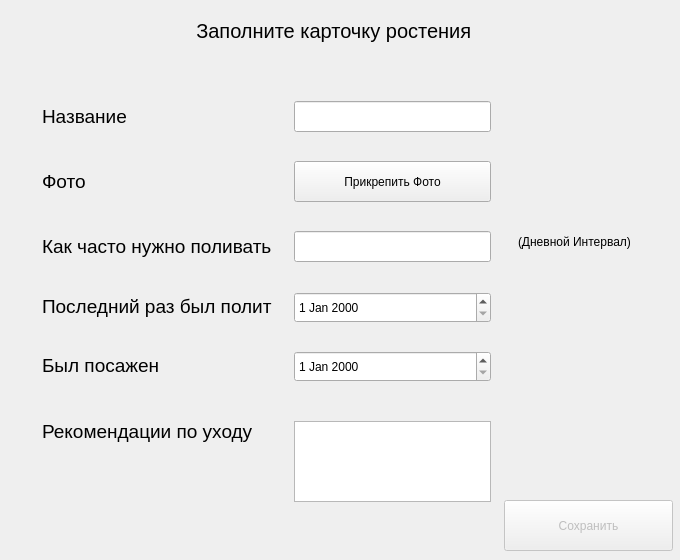
<?xml version="1.0" encoding="UTF-8"?>
<ui version="4.0">
 <class>Form</class>
 <widget class="QWidget" name="Form">
  <property name="geometry">
   <rect>
    <x>0</x>
    <y>0</y>
    <width>680</width>
    <height>560</height>
   </rect>
  </property>
  <property name="sizePolicy">
   <sizepolicy hsizetype="Fixed" vsizetype="Fixed">
    <horstretch>0</horstretch>
    <verstretch>0</verstretch>
   </sizepolicy>
  </property>
  <property name="minimumSize">
   <size>
    <width>680</width>
    <height>560</height>
   </size>
  </property>
  <property name="maximumSize">
   <size>
    <width>680</width>
    <height>560</height>
   </size>
  </property>
  <property name="windowTitle">
   <string>Form</string>
  </property>
  <widget class="QLineEdit" name="name_input">
   <property name="geometry">
    <rect>
     <x>294</x>
     <y>101</y>
     <width>197</width>
     <height>31</height>
    </rect>
   </property>
   <property name="font">
    <font>
     <pointsize>14</pointsize>
    </font>
   </property>
   <property name="text">
    <string/>
   </property>
  </widget>
  <widget class="QLabel" name="label">
   <property name="geometry">
    <rect>
     <x>42</x>
     <y>101</y>
     <width>253</width>
     <height>31</height>
    </rect>
   </property>
   <property name="font">
    <font>
     <pointsize>14</pointsize>
    </font>
   </property>
   <property name="text">
    <string>Название</string>
   </property>
  </widget>
  <widget class="QLabel" name="label_2">
   <property name="geometry">
    <rect>
     <x>42</x>
     <y>231</y>
     <width>253</width>
     <height>31</height>
    </rect>
   </property>
   <property name="font">
    <font>
     <pointsize>14</pointsize>
    </font>
   </property>
   <property name="text">
    <string>Как часто нужно поливать </string>
   </property>
  </widget>
  <widget class="QLineEdit" name="how_often_to_water_input">
   <property name="geometry">
    <rect>
     <x>294</x>
     <y>231</y>
     <width>197</width>
     <height>31</height>
    </rect>
   </property>
   <property name="font">
    <font>
     <pointsize>14</pointsize>
    </font>
   </property>
   <property name="text">
    <string/>
   </property>
  </widget>
  <widget class="QLabel" name="label_3">
   <property name="geometry">
    <rect>
     <x>518</x>
     <y>231</y>
     <width>113</width>
     <height>21</height>
    </rect>
   </property>
   <property name="text">
    <string>(Дневной Интервал)</string>
   </property>
  </widget>
  <widget class="QLabel" name="label_5">
   <property name="geometry">
    <rect>
     <x>42</x>
     <y>291</y>
     <width>253</width>
     <height>31</height>
    </rect>
   </property>
   <property name="font">
    <font>
     <pointsize>14</pointsize>
    </font>
   </property>
   <property name="text">
    <string>Последний раз был полит</string>
   </property>
  </widget>
  <widget class="QTextEdit" name="recomendation_input">
   <property name="geometry">
    <rect>
     <x>294</x>
     <y>421</y>
     <width>197</width>
     <height>81</height>
    </rect>
   </property>
   <property name="html">
    <string>&lt;!DOCTYPE HTML PUBLIC &quot;-//W3C//DTD HTML 4.0//EN&quot; &quot;http://www.w3.org/TR/REC-html40/strict.dtd&quot;&gt;
&lt;html&gt;&lt;head&gt;&lt;meta name=&quot;qrichtext&quot; content=&quot;1&quot; /&gt;&lt;style type=&quot;text/css&quot;&gt;
p, li { white-space: pre-wrap; }
&lt;/style&gt;&lt;/head&gt;&lt;body style=&quot; font-family:'MS Shell Dlg 2'; font-size:8.25pt; font-weight:400; font-style:normal;&quot;&gt;
&lt;p style=&quot;-qt-paragraph-type:empty; margin-top:0px; margin-bottom:0px; margin-left:0px; margin-right:0px; -qt-block-indent:0; text-indent:0px;&quot;&gt;&lt;br /&gt;&lt;/p&gt;&lt;/body&gt;&lt;/html&gt;</string>
   </property>
  </widget>
  <widget class="QLabel" name="label_4">
   <property name="geometry">
    <rect>
     <x>42</x>
     <y>421</y>
     <width>253</width>
     <height>21</height>
    </rect>
   </property>
   <property name="font">
    <font>
     <pointsize>14</pointsize>
    </font>
   </property>
   <property name="text">
    <string>Рекомендации по уходу</string>
   </property>
  </widget>
  <widget class="QPushButton" name="save_card_btn">
   <property name="enabled">
    <bool>false</bool>
   </property>
   <property name="geometry">
    <rect>
     <x>504</x>
     <y>500</y>
     <width>169</width>
     <height>51</height>
    </rect>
   </property>
   <property name="text">
    <string>Сохранить</string>
   </property>
  </widget>
  <widget class="QLabel" name="label_6">
   <property name="geometry">
    <rect>
     <x>42</x>
     <y>161</y>
     <width>253</width>
     <height>41</height>
    </rect>
   </property>
   <property name="font">
    <font>
     <pointsize>14</pointsize>
    </font>
   </property>
   <property name="text">
    <string>Фото</string>
   </property>
  </widget>
  <widget class="QPushButton" name="photo_input_btn">
   <property name="geometry">
    <rect>
     <x>294</x>
     <y>161</y>
     <width>197</width>
     <height>41</height>
    </rect>
   </property>
   <property name="text">
    <string>Прикрепить Фото</string>
   </property>
  </widget>
  <widget class="QDateEdit" name="last_water_date_input">
   <property name="geometry">
    <rect>
     <x>294</x>
     <y>292</y>
     <width>197</width>
     <height>31</height>
    </rect>
   </property>
  </widget>
  <widget class="QDateEdit" name="when_planted_input">
   <property name="geometry">
    <rect>
     <x>294</x>
     <y>351</y>
     <width>197</width>
     <height>31</height>
    </rect>
   </property>
  </widget>
  <widget class="QLabel" name="label_7">
   <property name="geometry">
    <rect>
     <x>42</x>
     <y>350</y>
     <width>253</width>
     <height>31</height>
    </rect>
   </property>
   <property name="font">
    <font>
     <pointsize>14</pointsize>
    </font>
   </property>
   <property name="text">
    <string>Был посажен</string>
   </property>
  </widget>
  <widget class="QLabel" name="label_8">
   <property name="geometry">
    <rect>
     <x>14</x>
     <y>10</y>
     <width>645</width>
     <height>41</height>
    </rect>
   </property>
   <property name="font">
    <font>
     <pointsize>15</pointsize>
    </font>
   </property>
   <property name="text">
    <string>Заполните карточку ростения </string>
   </property>
   <property name="alignment">
    <set>Qt::AlignCenter</set>
   </property>
  </widget>
 </widget>
 <resources/>
 <connections/>
</ui>
